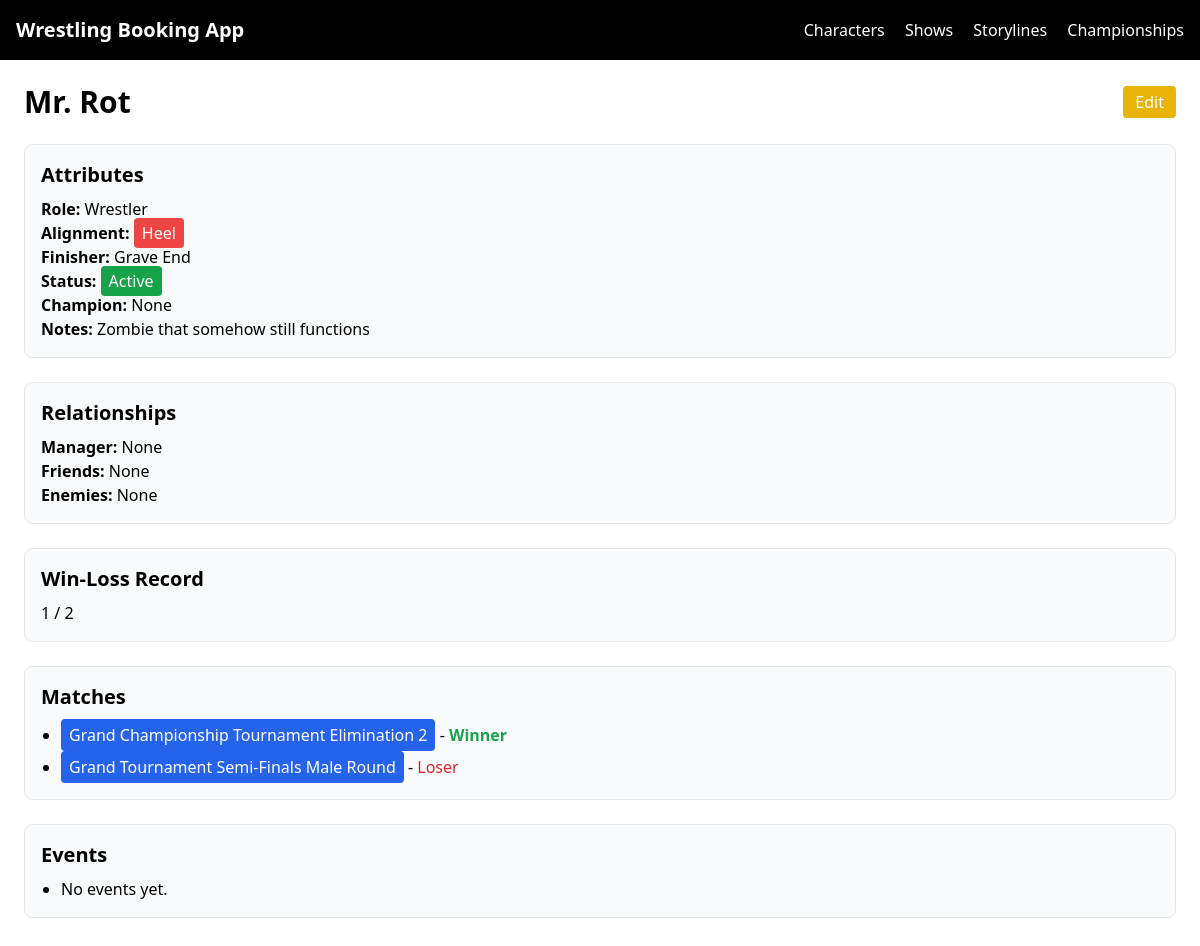
Screenshot of /characters/characters/5/ with the database file from the repository.
### core/models.py (models this page shows, shortened)
class Character(models.Model):
    class Role(models.TextChoices):
        WRESTLER = "WRESTLER", "Wrestler"
        MANAGER = "MANAGER", "Manager"
        REFEREE = "REFEREE", "Referee"
        BOOKER = "BOOKER", "Booker"
    class Gender(models.TextChoices):
        MALE = "MALE", "Male"
        FEMALE = "FEMALE", "Female"
        NA = "NA", "N/A"
    class Alignment(models.TextChoices):
        FACE = "FACE", "Face"
        HEEL = "HEEL", "Heel"
        TWEENER = "TWEENER", "Tweener"
    ring_name = models.CharField(max_length=100, unique=True)
    role = models.CharField(max_length=20, choices=Role.choices)
    gender = models.CharField(max_length=10, choices=Gender.choices)
    alignment = models.CharField(max_length=10, choices=Alignment.choices)
    finisher = models.CharField(max_length=100, blank=True)
    active = models.BooleanField(default=True)
    injured = models.BooleanField(default=False)
    notes = models.TextField(blank=True)
    created_at = models.DateTimeField(auto_now_add=True)

### booking/models.py (models this page shows, shortened)
class MatchParticipant(models.Model):
    class Role(models.TextChoices):
        COMPETITOR = "COMPETITOR", "Competitor"
        MANAGER = "MANAGER", "Manager"
        REFEREE = "REFEREE", "Referee"
        INTERFERENCE = "INTERFERENCE", "Interference"
    class Side(models.TextChoices):
        TEAM_A = "TEAM_A", "Team A"
        TEAM_B = "TEAM_B", "Team B"
        SOLO = "SOLO", "Solo"
    match = models.ForeignKey(
        Match, on_delete=models.CASCADE, related_name="participants"
    )
    character = models.ForeignKey(
        Character, null=True, blank=True, on_delete=models.CASCADE
    )
    group = models.ForeignKey(
        Group, null=True, blank=True, on_delete=models.CASCADE
    )
    role = models.CharField(max_length=20, choices=Role.choices)
    side = models.CharField(
        max_length=10,
        choices=Side.choices,
        default=Side.SOLO
    )
    won = models.BooleanField(default=False)

class Match(models.Model):
    class MatchType(models.TextChoices):
        SINGLES = "SINGLES", "Singles"
        TAG = "TAG", "Tag Team"
        TEAM = "TEAM", "Team"
        TRIPLE = "TRIPLE", "Triple Threat"
        FATAL_FOUR = "FATAL_FOUR", "Fatal Four-Way"
        HANDICAP = "HANDICAP", "Handicap"
        GAUNTLET = "GAUNTLET", "Gauntlet"
        BATTLE_ROYALE = "BATTLE_ROYALE", "Battle Royale"
        ROYAL_RUMBLE = "ROYAL_RUMBLE", "Royal Rumble"
    show = models.ForeignKey(
        "booking.Show",
        on_delete=models.CASCADE,
        related_name="matches"
    )
    title = models.CharField(max_length=200)
    match_type = models.CharField(max_length=30, choices=MatchType.choices)
    stipulations = models.ManyToManyField(
        Stipulation,
        blank=True,
        related_name="matches"
    )
    championship = models.ForeignKey(
        Championship, null=True, blank=True, on_delete=models.SET_NULL
    )
    notes = models.TextField(blank=True)
    created_at = models.DateTimeField(auto_now_add=True)

### core/views.py (the view)
# urls.py: path("characters/<int:pk>/", CharacterDetailView.as_view(), name="character-detail"),
class CharacterDetailView(DetailView):
    model = Character
    template_name = "core/character_detail.html"
    context_object_name = "character"
    def get_context_data(self, **kwargs):
        context = super().get_context_data(**kwargs)
        character = self.object
        context["matches"] = MatchParticipant.objects.filter(character=character)
        context["events"] = EventParticipant.objects.filter(character=character)
        wins = MatchParticipant.objects.filter(character=character, won=True).count()
        total_matches = MatchParticipant.objects.filter(character=character).count()
        context["win_loss_ratio"] = f"{wins} / {total_matches}" if total_matches else "0 / 0"
        from storylines.models import StorylinePoint
        from django.contrib.contenttypes.models import ContentType
        character_ct = ContentType.objects.get_for_model(Character)
        context["storyline_points"] = StorylinePoint.objects.filter(
            content_type=character_ct,
            object_id=character.id
        )
        return context

### core/templates/core/character_detail.html (shortened to what this page needs)
{% extends "base.html" %}
{% block content %}
<div class="flex items-center justify-between mb-6">
    <h1 class="text-3xl font-bold">{{ character.ring_name }}</h1>
    <a href="{% url 'character-edit' character.id %}" class="bg-yellow-500 text-white px-3 py-1 rounded">Edit</a>
</div>
<div class="mb-6 p-4 border rounded-lg bg-gray-50 dark:bg-gray-800">
    <h2 class="text-xl font-semibold mb-2">Attributes</h2>
    <p><strong>Role:</strong> {{ character.get_role_display }}</p>
    <p>
        <strong>Alignment:</strong>
        {% if character.alignment == "FACE" %}
            <span class="px-2 py-1 bg-green-500 text-white rounded">{{ character.get_alignment_display }}</span>
        {% elif character.alignment == "HEEL" %}
            <span class="px-2 py-1 bg-red-500 text-white rounded">{{ character.get_alignment_display }}</span>
        {% else %}
            <span class="px-2 py-1 bg-yellow-500 text-black rounded">{{ character.get_alignment_display }}</span>
        {% endif %}
    </p>
    <p><strong>Finisher:</strong> {{ character.finisher|default:"N/A" }}</p>
    <p>
        <strong>Status:</strong>
        {% if character.active %}
            <span class="px-2 py-1 bg-green-600 text-white rounded">Active</span>
        {% else %}
            <span class="px-2 py-1 bg-gray-400 text-white rounded">Inactive</span>
        {% endif %}
    </p>
    <p><strong>Champion:</strong> {{ character.champion|default:"None" }}</p>
    <p><strong>Notes:</strong> {{ character.notes|default:"None" }}</p>
</div>
<div class="mb-6 p-4 border rounded-lg bg-gray-50 dark:bg-gray-800">
    <h2 class="text-xl font-semibold mb-2">Relationships</h2>
    <p>
        <strong>Manager:</strong>
        {% if character.manager %}
            <button onclick="window.location='{% url 'character-detail' character.manager.id %}'" class="bg-blue-600 text-white px-2 py-1 rounded cursor-pointer">{{ character.manager.ring_name }}</button>
        {% else %}
            None
        {% endif %}
    </p>
    <p>
        <strong>Friends:</strong>
        {% if character.friends.exists %}
            {% for f in character.friends.all %}
                <button onclick="window.location='{% url 'character-detail' f.id %}'" class="bg-green-600 text-white px-2 py-1 rounded cursor-pointer">{{ f.ring_name }}</button>{% if not forloop.last %} {% endif %}
            {% endfor %}
        {% else %}
            None
        {% endif %}
    </p>
    <p>
        <strong>Enemies:</strong>
        {% if character.enemies.exists %}
            {% for e in character.enemies.all %}
                <button onclick="window.location='{% url 'character-detail' e.id %}'" class="bg-red-600 text-white px-2 py-1 rounded cursor-pointer">{{ e.ring_name }}</button>{% if not forloop.last %} {% endif %}
            {% endfor %}
        {% else %}
            None
        {% endif %}
    </p>
</div>
<div class="mb-6 p-4 border rounded-lg bg-gray-50 dark:bg-gray-800">
    <h2 class="text-xl font-semibold mb-2">Win-Loss Record</h2>
    <p>{{ win_loss_ratio }}</p>
</div>
<div class="mb-6 p-4 border rounded-lg bg-gray-50 dark:bg-gray-800">
    <h2 class="text-xl font-semibold mb-2">Matches</h2>
    <ul class="list-disc pl-5">
        {% for mp in matches %}
        <li>
            <button onclick="window.location='{% url 'match-detail' mp.match.id %}'" class="bg-blue-600 text-white px-2 py-1 rounded cursor-pointer">{{ mp.match.title }}</button>
            - {% if mp.won %}<span class="text-green-600 font-semibold">Winner</span>{% else %}<span class="text-red-600">Loser</span>{% endif %}
        </li>
        {% empty %}
        <li>No matches yet.</li>
        {% endfor %}
    </ul>
</div>
<div class="mb-6 p-4 border rounded-lg bg-gray-50 dark:bg-gray-800">
    <h2 class="text-xl font-semibold mb-2">Events</h2>
    <ul class="list-disc pl-5">
        {% for ep in events %}
        <li>
            <button onclick="window.location='{% url 'event-detail' ep.event.id %}'" class="bg-blue-600 text-white px-2 py-1 rounded cursor-pointer">{{ ep.event.title }}</button>
            - {{ ep.event.get_event_type_display }}
        </li>
        {% empty %}
        <li>No events yet.</li>
        {% endfor %}
    </ul>
</div>
{% endblock %}

### rows the page displays
Character: ring_name "Mr. Rot", role "Wrestler", alignment "Heel", finisher "Grave End", notes "Zombie that somehow still functions"
MatchParticipant: match "Grand Championship Tournament Elimination 2", won "Winner"
MatchParticipant: match "Grand Tournament Semi-Finals Male Round", won "Loser"

### other values shown
{{ character.champion|default:"None" }} "None"
{{ win_loss_ratio }} "1 / 2"
